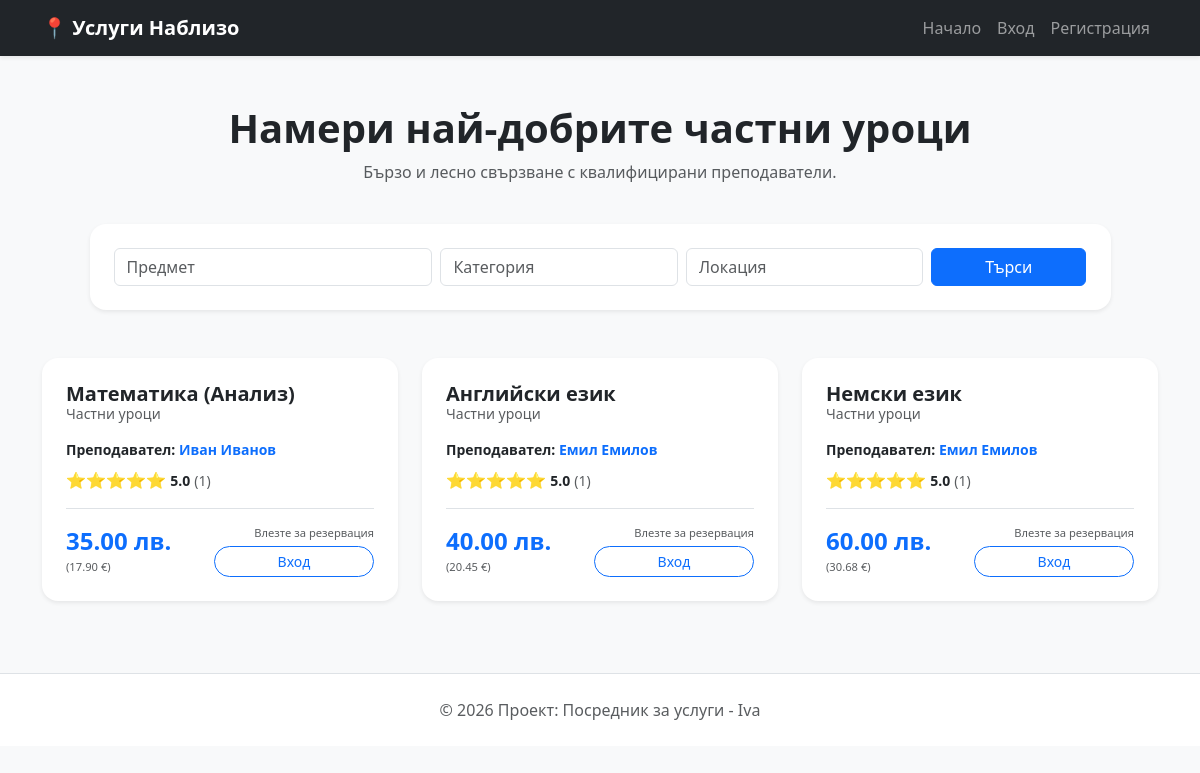
Screenshot of /search with the database file from the repository.
### app/models.py (models this page shows)
class Lesson(Base):
    __tablename__ = "lessons"
    id = Column(Integer, primary_key=True, index=True)
    subject = Column(String)
    category = Column(String)
    price = Column(Float)
    teacher_id = Column(Integer, ForeignKey("users.id"))
    teacher_name = Column(String)
    latitude = Column(Float)
    longitude = Column(Float)
    teacher = relationship("User", back_populates="lessons")

### app/main.py (the view)
@app.get("/search", response_class=HTMLResponse)
def search_web(
    request: Request,
    name: str = None,
    category: str = None,
    city: str = None,
    db: Session = Depends(get_db),
    current_user_id: str = Cookie(None)
):
    query = db.query(models.Lesson).join(models.User, models.Lesson.teacher_id == models.User.id)
    if name:
        query = query.filter(models.Lesson.subject.ilike(f"%{name}%"))
    if category:
        query = query.filter(models.Lesson.category == category)
    if city:
        search_city = f"%{city.strip()}%"
        query = query.filter(models.User.address.ilike(search_city))
    lessons = query.all()
    user = None
    if current_user_id:
        user = db.query(models.User).filter(models.User.id == int(current_user_id)).first()
    return templates.TemplateResponse("index.html", {
        "request": request,
        "lessons": lessons,
        "eur_rate": 1.95583,
        "user_id": user.id if user else None,
        "user_role": user.role if user else "guest",
        "username": user.username if user else None
    })

### templates/index.html (shortened to what this page needs)
<!DOCTYPE html>
<html lang="bg">
<head>
    <link href="https://cdn.jsdelivr.net/npm/bootstrap@5.3.0/dist/css/bootstrap.min.css" rel="stylesheet">
</head>
<body class="bg-light">
    <nav class="navbar navbar-expand-lg navbar-dark bg-dark mb-4 shadow-sm">
        <div class="container">
            <a class="navbar-brand fw-bold" href="/">📍 Услуги Наблизо</a>
            <div class="collapse navbar-collapse" id="navbarNav">
                <ul class="navbar-nav ms-auto">
                    <li class="nav-item"><a class="nav-link" href="/">Начало</a></li>
                    {% if user_id %}
                    <li class="nav-item"><a class="nav-link" href="/profile">Моят Профил</a></li>
                    <li class="nav-item"><a class="nav-link btn btn-outline-danger btn-sm text-white ms-2"
                            href="/logout">Изход</a></li>
                    {% else %}
                    <li class="nav-item"><a class="nav-link" href="/login">Вход</a></li>
                    <li class="nav-item"><a class="nav-link" href="/register">Регистрация</a></li>
                    {% endif %}
                </ul>
            </div>
        </div>
    </nav>
    <div class="container mt-5">
        <div class="row mb-4 text-center">
            <h1 class="fw-bold">Намери най-добрите частни уроци</h1>
            <p class="text-muted">Бързо и лесно свързване с квалифицирани преподаватели.</p>
        </div>
        <div class="row justify-content-center mb-5">
            <div class="col-md-11">
                <div class="card p-4 shadow-sm border-0 rounded-4">
                    <form action="/search" method="get" class="row g-2">
                        <div class="col-md-4"><input type="text" name="name" class="form-control" placeholder="Предмет"></div>
                        <div class="col-md-3"><input type="text" name="category" class="form-control" placeholder="Категория"></div>
                        <div class="col-md-3"><input type="text" name="city" class="form-control" placeholder="Локация"></div>
                        <div class="col-md-2"><button type="submit" class="btn btn-primary w-100">Търси</button></div>
                    </form>
                </div>
            </div>
        </div>
        <div class="row">
            {% if lessons %}
                {% for lesson in lessons %}
                <div class="col-md-4 mb-4">
                    <div class="card h-100 shadow-sm service-card p-0 position-relative rounded-4 overflow-hidden">
                        <div class="card-body d-flex flex-column p-4">
                            <h5 class="card-title fw-bold mb-1">{{ lesson.subject }}</h5>
                            <h6 class="card-subtitle mb-3 text-muted small">{{ lesson.category }}</h6>
                            <p class="mb-2 small">
                                <strong>Преподавател:</strong>
                                <a href="/public-profile/{{ lesson.teacher_id }}" class="text-decoration-none fw-bold text-primary">
                                    {{ lesson.teacher_name }}
                                </a>
                            </p>
                            <div class="mb-3">
                                {% if lesson.teacher and lesson.teacher.reviews %}
                                    {% set reviews = lesson.teacher.reviews %}
                                    {% set total_rating = reviews | map(attribute='rating') | sum %}
                                    {% set avg_rating = (total_rating / reviews | count) | round(1) %}
                                    <span class="text-warning">
                                        {% for i in range(avg_rating | round | int) %}⭐{% endfor %}
                                    </span>
                                    <span class="fw-bold text-dark small">{{ avg_rating }}</span>
                                    <span class="text-muted small">({{ reviews | count }})</span>
                                {% else %}
                                    <span class="text-muted small italic">Все още няма оценки</span>
                                {% endif %}
                            </div>
                            <div class="mt-auto pt-3 border-top">
                                <div class="d-flex justify-content-between align-items-end">
                                    <div>
                                        <div class="price-text">{{ "%.2f"|format(lesson.price) }} лв.</div>
                                        <small class="text-muted" style="font-size: 0.7rem;">({{ "%.2f"|format(lesson.price / eur_rate) }} €)</small>
                                    </div>
                                    <div style="min-width: 160px;">
    {% if user_id %}
        {% if user_id == lesson.teacher_id %}
            <span class="badge bg-info text-dark w-100 p-2 rounded-pill shadow-sm">Ваш урок</span>
        {% elif user_role == 'client' %}
            <form action="/book-lesson/{{ lesson.id }}" method="post" class="text-end">
                <label class="small text-muted mb-1" style="font-size: 0.65rem;">Изберете час:</label>
                <input type="datetime-local" id="datePicker-{{ lesson.id }}" name="appointment_time" class="form-control form-control-sm mb-2 rounded-3" required>
                <button type="submit" class="btn btn-primary btn-sm w-100 shadow-sm rounded-pill">Запази час</button>
                <script>
                    (function () {
                        const now = new Date();
                        now.setMinutes(now.getMinutes() - now.getTimezoneOffset());
                        document.getElementById('datePicker-{{ lesson.id }}').min = now.toISOString().slice(0, 16);
                    })();
                </script>
            </form>
        {% else %}
            <div class="alert alert-light border-0 small p-1 mb-0 text-center rounded-3" style="font-size: 0.7rem;">
                ℹ️ Само ученици могат да записват часове.
            </div>
        {% endif %}
    {% else %}
        <div class="text-end">
            <p class="text-muted mb-1" style="font-size: 0.7rem;">Влезте за резервация</p>
            <a href="/login" class="btn btn-outline-primary btn-sm w-100 rounded-pill">Вход</a>
        </div>
    {% endif %}
</div>
                                </div>
                            </div>
                        </div>
                    </div>
                </div>
                {% endfor %}
            {% else %}
                <div class="col-12 text-center py-5">
                    <h3 class="text-muted">Няма намерени уроци за тези критерии. 📍</h3>
                </div>
            {% endif %}
        </div>
    </div>
    <footer class="text-center mt-5 py-4 text-muted border-top bg-white">
        © 2026 Проект: Посредник за услуги - Iva
    </footer>
</body>
</html>

### templates/index.html (style rules this page uses)
.service-card { transition: transform 0.2s; border: none; }
.price-text { color: #0d6efd; font-weight: bold; font-size: 1.5rem; line-height: 1; }

### rows the page displays
Lesson: subject "Математика (Анализ)", category "Частни уроци", teacher_name "Иван Иванов", avg_rating "5.0", reviews "1", price "35.00", lesson.price/eur_rate "17.90"
Lesson: subject "Английски език", category "Частни уроци", teacher_name "Емил Емилов", avg_rating "5.0", reviews "1", price "40.00", lesson.price/eur_rate "20.45"
Lesson: subject "Немски език", category "Частни уроци", teacher_name "Емил Емилов", avg_rating "5.0", reviews "1", price "60.00", lesson.price/eur_rate "30.68"
